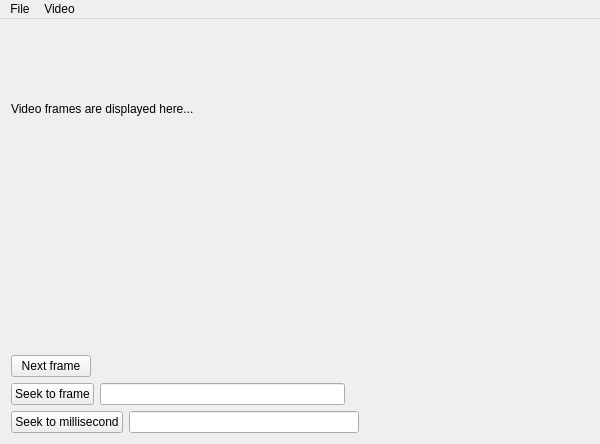
<?xml version="1.0" encoding="UTF-8"?>
<ui version="4.0">
 <class>MainWindow</class>
 <widget class="QMainWindow" name="MainWindow">
  <property name="geometry">
   <rect>
    <x>0</x>
    <y>0</y>
    <width>600</width>
    <height>444</height>
   </rect>
  </property>
  <property name="windowTitle">
   <string>QTFFmpegWrapper demonstration</string>
  </property>
  <property name="windowIcon">
   <iconset resource="resource.qrc">
    <normaloff>:/logo3.png</normaloff>:/logo3.png</iconset>
  </property>
  <widget class="QWidget" name="centralWidget">
   <layout class="QVBoxLayout" name="verticalLayout">
    <item>
     <widget class="QLabel" name="labelVideoFrame">
      <property name="text">
       <string>Video frames are displayed here...</string>
      </property>
     </widget>
    </item>
    <item>
     <widget class="QLabel" name="labelVideoInfo">
      <property name="text">
       <string/>
      </property>
     </widget>
    </item>
    <item>
     <layout class="QHBoxLayout" name="horizontalLayout_3">
      <item>
       <widget class="QPushButton" name="pushButtonNextFrame">
        <property name="text">
         <string>Next frame</string>
        </property>
       </widget>
      </item>
      <item>
       <spacer name="horizontalSpacer_3">
        <property name="orientation">
         <enum>Qt::Horizontal</enum>
        </property>
        <property name="sizeHint" stdset="0">
         <size>
          <width>40</width>
          <height>20</height>
         </size>
        </property>
       </spacer>
      </item>
     </layout>
    </item>
    <item>
     <layout class="QHBoxLayout" name="horizontalLayout">
      <item>
       <widget class="QPushButton" name="pushButtonSeekFrame">
        <property name="text">
         <string>Seek to frame</string>
        </property>
       </widget>
      </item>
      <item>
       <widget class="QLineEdit" name="lineEditFrame"/>
      </item>
      <item>
       <spacer name="horizontalSpacer">
        <property name="orientation">
         <enum>Qt::Horizontal</enum>
        </property>
        <property name="sizeHint" stdset="0">
         <size>
          <width>40</width>
          <height>20</height>
         </size>
        </property>
       </spacer>
      </item>
     </layout>
    </item>
    <item>
     <layout class="QHBoxLayout" name="horizontalLayout_2">
      <item>
       <widget class="QPushButton" name="pushButtonSeekMillisecond">
        <property name="text">
         <string>Seek to millisecond</string>
        </property>
       </widget>
      </item>
      <item>
       <widget class="QLineEdit" name="lineEditMillisecond"/>
      </item>
      <item>
       <spacer name="horizontalSpacer_2">
        <property name="orientation">
         <enum>Qt::Horizontal</enum>
        </property>
        <property name="sizeHint" stdset="0">
         <size>
          <width>40</width>
          <height>20</height>
         </size>
        </property>
       </spacer>
      </item>
     </layout>
    </item>
   </layout>
  </widget>
  <widget class="QMenuBar" name="menuBar">
   <property name="geometry">
    <rect>
     <x>0</x>
     <y>0</y>
     <width>600</width>
     <height>21</height>
    </rect>
   </property>
   <widget class="QMenu" name="menuFile">
    <property name="title">
     <string>File</string>
    </property>
    <addaction name="actionQuit"/>
   </widget>
   <widget class="QMenu" name="menuVideo">
    <property name="title">
     <string>Video</string>
    </property>
    <addaction name="actionLoad_video"/>
    <addaction name="actionSave_synthetic_video"/>
    <addaction name="actionSave_synthetic_variable_frame_rate_video"/>
    <addaction name="actionEncode_video"/>
   </widget>
   <addaction name="menuFile"/>
   <addaction name="menuVideo"/>
  </widget>
  <action name="actionQuit">
   <property name="text">
    <string>Quit</string>
   </property>
   <property name="shortcut">
    <string>Ctrl+Q</string>
   </property>
  </action>
  <action name="actionLoad_video">
   <property name="text">
    <string>Load video</string>
   </property>
   <property name="shortcut">
    <string>Ctrl+L</string>
   </property>
  </action>
  <action name="actionSave_synthetic_video">
   <property name="text">
    <string>Save synthetic video</string>
   </property>
   <property name="shortcut">
    <string>Ctrl+S</string>
   </property>
  </action>
  <action name="actionSave_synthetic_variable_frame_rate_video">
   <property name="text">
    <string>Save synthetic variable frame rate video</string>
   </property>
  </action>
  <action name="actionEncode_video">
   <property name="text">
    <string>Encode video</string>
   </property>
  </action>
 </widget>
 <layoutdefault spacing="6" margin="11"/>
 <resources>
  <include location="resource.qrc"/>
 </resources>
 <connections/>
</ui>
